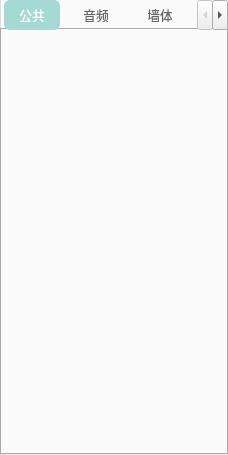
<?xml version="1.0" encoding="UTF-8"?>
<ui version="4.0">
 <class>StackPanel</class>
 <widget class="QWidget" name="StackPanel">
  <property name="geometry">
   <rect>
    <x>0</x>
    <y>0</y>
    <width>228</width>
    <height>455</height>
   </rect>
  </property>
  <property name="sizePolicy">
   <sizepolicy hsizetype="Ignored" vsizetype="Ignored">
    <horstretch>0</horstretch>
    <verstretch>0</verstretch>
   </sizepolicy>
  </property>
  <property name="windowTitle">
   <string>Form</string>
  </property>
  <property name="styleSheet">
   <string notr="true">/* StackPanel 主体区域 */
QWidget#StackPanel {
    background-color: #fafafa;
    border-left: 1px solid #dcdcdc;
}

/* 页面容器（StackPanel 内每页） */
QWidget[panelPage=&quot;true&quot;] {
    background-color: #ffffff;
    border: none;
}

/* 通用标签 */
QLabel {
    color: #333333;
    font-size: 13px;
}

/* 输入框样式 */
QLineEdit {
    background-color: #ffffff;
    border: 1px solid #cccccc;
    border-radius: 4px;
    padding: 4px 6px;
    font-size: 13px;
}

QLineEdit:focus {
    border: 1px solid #4A90E2;
}

/* 下拉框 */
QComboBox {
    background-color: #ffffff;
    border: 1px solid #cccccc;
    border-radius: 4px;
    padding: 4px 6px;
    font-size: 13px;
}

QComboBox:hover {
    border: 1px solid #4A90E2;
}

QComboBox QAbstractItemView {
    background-color: #ffffff;
    selection-background-color: #e6f0ff;
    selection-color: #000000;
    border: 1px solid #c0c0c0;
    outline: none;
}

/* 按钮样式 */
QPushButton {
    background-color: #f0f0f0;
    border: 1px solid #cccccc;
    border-radius: 4px;
    padding: 6px 12px;
    font-size: 13px;
    color: #333333;
}

QPushButton:hover {
    background-color: #e0e0e0;
    border-color: #4A90E2;
}

QPushButton:pressed {
    background-color: #d0d0d0;
}

/* 滚动区域 */
QScrollArea {
    border: none;
    background-color: transparent;
}

QScrollBar:vertical, QScrollBar:horizontal {
    background: transparent;
    border: none;
    width: 8px;
    height: 8px;
}

QScrollBar::handle:vertical, QScrollBar::handle:horizontal {
    background: #c0c0c0;
    border-radius: 4px;
}

QScrollBar::add-line, QScrollBar::sub-line {
    background: none;
    border: none;
    width: 0px;
    height: 0px;
}

QScrollBar::add-page, QScrollBar::sub-page {
    background: none;
}

/* 分隔线样式 */
QFrame[frameShape=&quot;4&quot;] { /* QFrame::HLine */
    border-top: 1px solid #e0e0e0;
    margin-top: 6px;
    margin-bottom: 6px;
}

/* QTabBar 整体样式 */
QTabBar {
    background: transparent;
    qproperty-drawBase: 0;
}

/* 普通 Tab */
QTabBar::tab {
    background: transparent;
    color: #666;
    padding: 8px 16px;
    margin: 0 4px;
    border: none;
    border-radius: 6px;
    font-size: 13px;
}

/* 悬浮效果 */
QTabBar::tab:hover {
    background-color: rgba(0, 0, 0, 0.05);
    color: #000;
}

/* 当前选中的 Tab */
QTabBar::tab:selected {
    background-color: #A5D9D3;
    color: white;
}

/* tab 间距控制（取消下方选中线） */
QTabBar::tab:selected {
    margin-bottom: 0;
}

</string>
  </property>
  <layout class="QHBoxLayout" name="horizontalLayout">
   <property name="spacing">
    <number>0</number>
   </property>
   <property name="leftMargin">
    <number>0</number>
   </property>
   <property name="topMargin">
    <number>0</number>
   </property>
   <property name="rightMargin">
    <number>0</number>
   </property>
   <property name="bottomMargin">
    <number>0</number>
   </property>
   <item>
    <widget class="QWidget" name="panelBodyWidget" native="true">
     <property name="sizePolicy">
      <sizepolicy hsizetype="Ignored" vsizetype="Ignored">
       <horstretch>0</horstretch>
       <verstretch>0</verstretch>
      </sizepolicy>
     </property>
     <layout class="QVBoxLayout" name="verticalLayout">
      <property name="leftMargin">
       <number>0</number>
      </property>
      <property name="topMargin">
       <number>0</number>
      </property>
      <property name="rightMargin">
       <number>0</number>
      </property>
      <property name="bottomMargin">
       <number>0</number>
      </property>
      <item>
       <widget class="QTabWidget" name="stackedWidget">
        <property name="sizePolicy">
         <sizepolicy hsizetype="Ignored" vsizetype="Ignored">
          <horstretch>0</horstretch>
          <verstretch>0</verstretch>
         </sizepolicy>
        </property>
        <property name="currentIndex">
         <number>0</number>
        </property>
        <widget class="PublicParameterPanel" name="publicParameterPanel">
         <property name="sizePolicy">
          <sizepolicy hsizetype="Ignored" vsizetype="Ignored">
           <horstretch>0</horstretch>
           <verstretch>0</verstretch>
          </sizepolicy>
         </property>
         <attribute name="title">
          <string>公共</string>
         </attribute>
        </widget>
        <widget class="AudioSourcePanel" name="audioSourcePanel">
         <property name="sizePolicy">
          <sizepolicy hsizetype="Ignored" vsizetype="Ignored">
           <horstretch>0</horstretch>
           <verstretch>0</verstretch>
          </sizepolicy>
         </property>
         <attribute name="title">
          <string>音频</string>
         </attribute>
        </widget>
        <widget class="OcclusionFilterPanel" name="occlusionFilterPanel">
         <property name="sizePolicy">
          <sizepolicy hsizetype="Ignored" vsizetype="Ignored">
           <horstretch>0</horstretch>
           <verstretch>0</verstretch>
          </sizepolicy>
         </property>
         <attribute name="title">
          <string>墙体</string>
         </attribute>
        </widget>
        <widget class="SourceParameterWidget" name="sourceParameterWidget">
         <property name="sizePolicy">
          <sizepolicy hsizetype="Ignored" vsizetype="Ignored">
           <horstretch>0</horstretch>
           <verstretch>0</verstretch>
          </sizepolicy>
         </property>
         <attribute name="title">
          <string>空间</string>
         </attribute>
        </widget>
       </widget>
      </item>
     </layout>
    </widget>
   </item>
  </layout>
 </widget>
 <customwidgets>
  <customwidget>
   <class>SourceParameterWidget</class>
   <extends>QWidget</extends>
   <header location="global">sourceparameterwidget.h</header>
   <container>1</container>
  </customwidget>
  <customwidget>
   <class>OcclusionFilterPanel</class>
   <extends>QWidget</extends>
   <header location="global">occlusionfilterpanel.h</header>
   <container>1</container>
  </customwidget>
  <customwidget>
   <class>AudioSourcePanel</class>
   <extends>QWidget</extends>
   <header location="global">audiosourcepanel.h</header>
   <container>1</container>
  </customwidget>
  <customwidget>
   <class>PublicParameterPanel</class>
   <extends>QWidget</extends>
   <header location="global">publicparameterpanel.h</header>
   <container>1</container>
  </customwidget>
 </customwidgets>
 <resources/>
 <connections/>
</ui>
